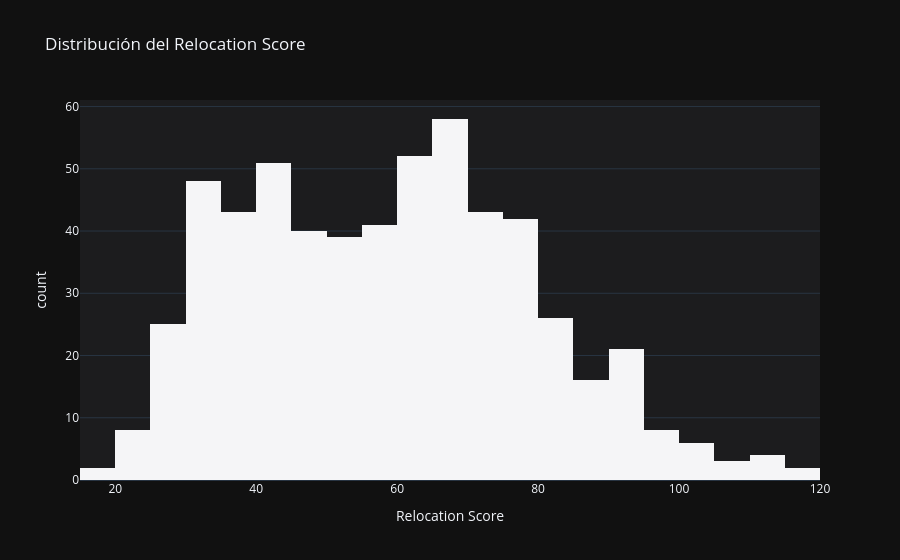

The cell this chart's notebook holds for it:
### Markdown cell above
## Distribución del Relocation Score

### Code cell
import plotly.express as px
import plotly.graph_objects as go

# Histograma del Relocation Score
fig = px.histogram(
    df, x="relocation_score",
    nbins=30,
    title="Distribución del Relocation Score",
    labels={"relocation_score": "Relocation Score", "count": "Número de ciudades"},
    color_discrete_sequence=["#f5f5f7"],
    template="plotly_dark",
)
fig.update_layout(
    paper_bgcolor="#111111",
    plot_bgcolor="#1c1c1e",
    showlegend=False,
)
fig.show()

# Estadísticas clave
print(f"Mínimo: {df['relocation_score'].min():.1f}")
print(f"Máximo: {df['relocation_score'].max():.1f}")
print(f"Media: {df['relocation_score'].mean():.1f}")
print(f"Mediana: {df['relocation_score'].median():.1f}")
print(f"\nTop 5 ciudades:")
print(df.nlargest(5, 'relocation_score')[['city_name','country','relocation_score']])
print(f"\nBottom 5 ciudades:")
print(df.nsmallest(5, 'relocation_score')[['city_name','country','relocation_score']])

### Figure 1 — Plotly figure (JSON) as saved in the notebook; plotly's stock layout.template omitted (floating-point values rounded to 4 significant figures; data arrays with more than 128 entries replaced by an {"elided": "..."} marker saying what was removed)
{"data": [{"bingroup": "x", "hovertemplate": "Relocation Score=%{x}<br>count=%{y}<extra></extra>", "legendgroup": "", "marker": {"color": "#f5f5f7", "pattern": {"shape": ""}}, "name": "", "nbinsx": 30, "orientation": "v", "showlegend": false, "type": "histogram", "x": {"elided": "578 float values"}, "xaxis": "x", "yaxis": "y"}], "layout": {"barmode": "relative", "legend": {"tracegroupgap": 0}, "paper_bgcolor": "#111111", "plot_bgcolor": "#1c1c1e", "showlegend": false, "title": {"text": "Distribución del Relocation Score"}, "xaxis": {"anchor": "y", "domain": [0, 1], "title": {"text": "Relocation Score"}}, "yaxis": {"anchor": "x", "domain": [0, 1], "title": {"text": "count"}}}}
